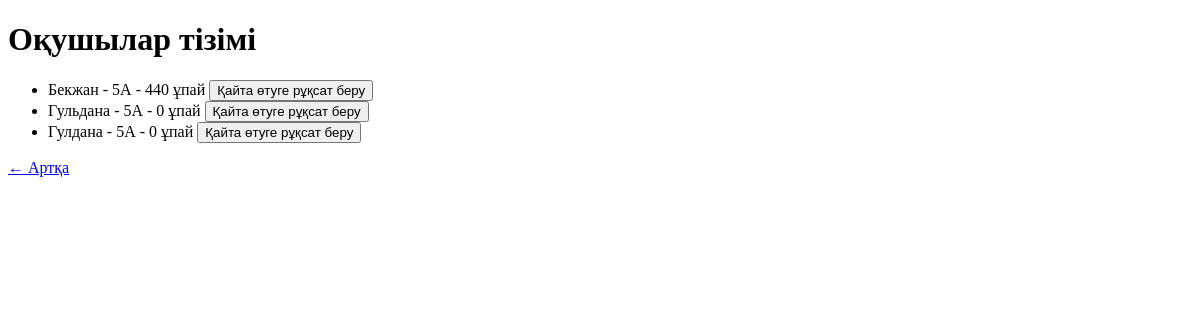
Before: /teacher_panel (signed in) with the older database file.
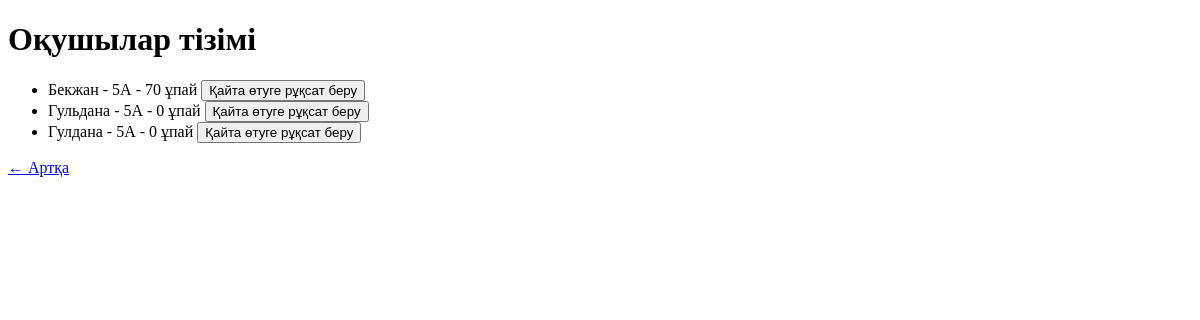
After: the same page with the newer database file.
### main.py (models this page shows, shortened)
class Student(db.Model):
    id = db.Column(db.Integer, primary_key=True)
    name = db.Column(db.String(100), nullable=False)
    student_class = db.Column(db.String(10), nullable=False)
    password = db.Column(db.String(200), nullable=False)
    score = db.Column(db.Integer, default=0)
    progress = db.relationship('StudentProgress', backref='student', lazy=True)
    __table_args__ = (db.UniqueConstraint('name', 'student_class', name='uq_name_class'),)

### main.py (the view)
@app.route("/teacher_panel")
@login_required("teacher")
def teacher_panel():
    students = Student.query.all()
    return render_template("teacher_panel.html", students=students)

### main.py (called while the page is built)
def login_required(role):
    def decorator(func):
        @wraps(func)
        def wrapper(*args, **kwargs):
            if session.get("user_id") is None or session.get("role") != role:
                if role == "teacher":
                    return redirect("/login_teacher")
                else:
                    return redirect("/login")
            return func(*args, **kwargs)
        return wrapper
    return decorator

### templates/teacher_panel.html (shortened to what this page needs)
<!DOCTYPE html>
<html lang="kk">
<head>
</head>
<body>
    <h1>Оқушылар тізімі</h1>
    <ul>
        {% for s in students %}
            <li>
                {{ s.name }} - {{ s.student_class }} - {{ s.score }} ұпай
                <form method="POST" action="/unlock_game" style="display:inline;">
                    <button type="submit">Қайта өтуге рұқсат беру</button>
                </form>
            </li>
        {% endfor %}
    </ul>
    <a href="/teacher">← Артқа</a>
</body>
</html>

Changed rows visible on the page:
changed Student "Бекжан": score "440" → "70"
